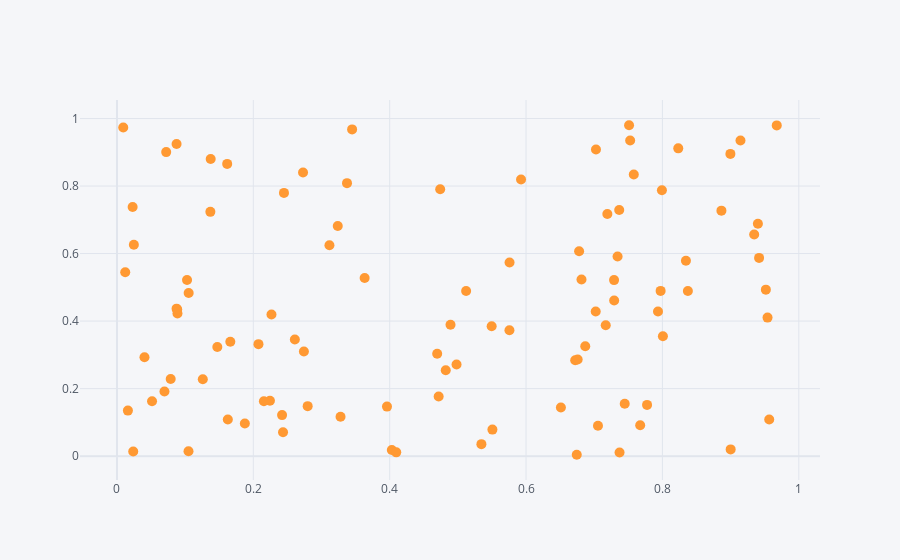

This figure's notebook cell:
### Code cell
#use iplot for df
df.iplot(kind = 'scatter', x = 'A', y = 'B',mode = 'markers', size = 10)
